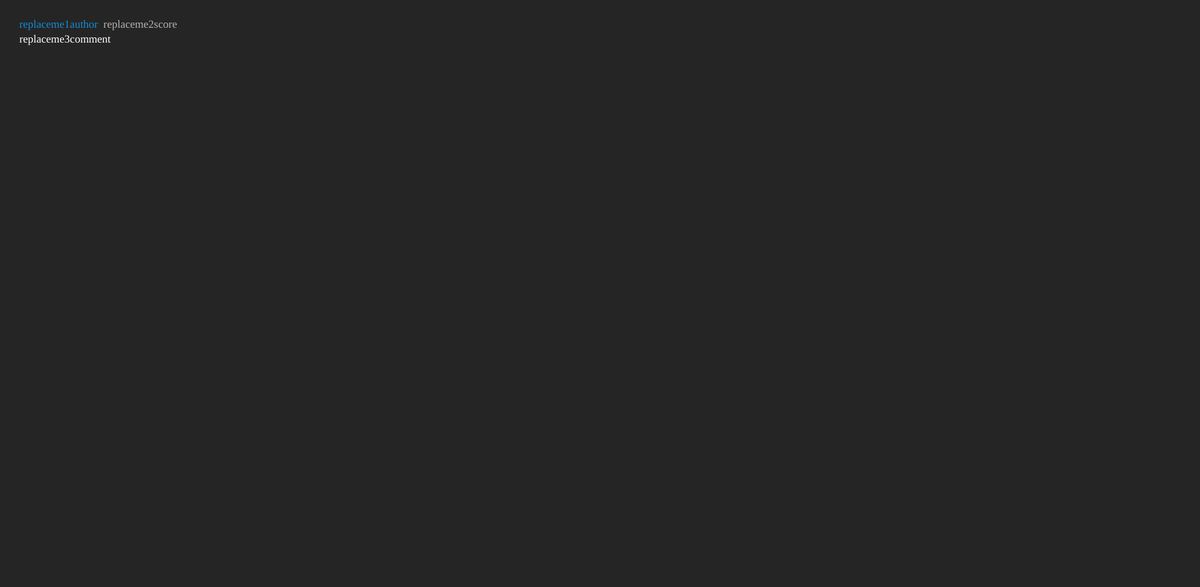
Frame 1 (no input)
Frame 60 (no input): identical to frame 1, image omitted
Frame 120 (the mouse pressed at the canvas centre since frame 60): identical to frame 1, image omitted

The p5.js sketch that drew this single still picture (run headless with seeded random() and noise() and a simulated clock; from frame 60 on, the mouse is pressed at the canvas centre):

// p5.js sketch
// ── sketch.js
author = "replaceme1author"
score = "replaceme2score"
comment = "replaceme3comment"

function drawText( x, y, text_array ) {
  let positions = {"top": {"x":x,"y":y}, "bottom": {}};
  var pos_x = x;
  for ( var i = 0; i < text_array.length; ++ i ) {
    var part = text_array[i];var t = part[0];
    var c = part[1];var w = textWidth( t );
    fill(color(c));
    text( t, pos_x, y);
    pos_x += w;
    positions.bottom.x = pos_x;
    positions.bottom.y = y;
  }
}

function setup() {
  lines = round(textWidth(comment)/500)+3;
  textSize(17);
  createCanvas(1860, 910);
  textFont("Verdana");
  textAlign(LEFT, TOP);
           
}


function draw() {
  //if (!a) {
  //  a = !a;
  //} else return;
  background(37);
  drawText(30, 30, [
    [author, [20, 141, 211]],
    ["  ", [0,0,0]],
    [score, [180]]
  ]);
  
  fill(255)

  text(comment, 30, 53, width-(width/12), height-(height/4))
}

function calculateLines() {
  let startWidth = width/12
  let endWidth = width-(width/12)
  let txtWidth = textWidth(comment)
  let lines = txtWidth/(startWidth-endWidth);
  return Math.round(Math.abs(lines))+1
}

function keyPressed() {

  console.log(calculateLines())
  
}
